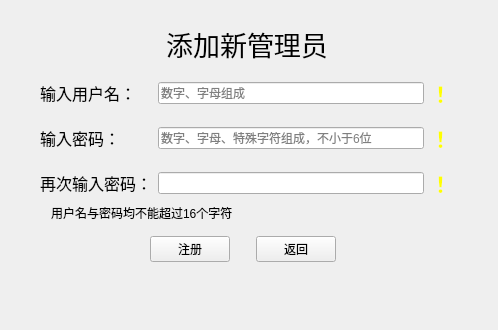
<?xml version="1.0" encoding="UTF-8"?>
<ui version="4.0">
 <class>RegisterAdm</class>
 <widget class="QDialog" name="RegisterAdm">
  <property name="geometry">
   <rect>
    <x>0</x>
    <y>0</y>
    <width>498</width>
    <height>330</height>
   </rect>
  </property>
  <property name="minimumSize">
   <size>
    <width>498</width>
    <height>330</height>
   </size>
  </property>
  <property name="maximumSize">
   <size>
    <width>498</width>
    <height>330</height>
   </size>
  </property>
  <property name="windowTitle">
   <string>添加</string>
  </property>
  <property name="windowIcon">
   <iconset>
    <normaloff>Image/guet.png</normaloff>Image/guet.png</iconset>
  </property>
  <widget class="QLabel" name="label_6">
   <property name="geometry">
    <rect>
     <x>440</x>
     <y>171</y>
     <width>69</width>
     <height>19</height>
    </rect>
   </property>
   <property name="styleSheet">
    <string notr="true">color: red;</string>
   </property>
   <property name="text">
    <string/>
   </property>
  </widget>
  <widget class="QLabel" name="label_7">
   <property name="geometry">
    <rect>
     <x>51</x>
     <y>203</y>
     <width>241</width>
     <height>19</height>
    </rect>
   </property>
   <property name="text">
    <string>用户名与密码均不能超过16个字符</string>
   </property>
  </widget>
  <widget class="QWidget" name="widget" native="true">
   <property name="geometry">
    <rect>
     <x>40</x>
     <y>70</y>
     <width>411</width>
     <height>138</height>
    </rect>
   </property>
   <property name="sizePolicy">
    <sizepolicy hsizetype="Preferred" vsizetype="Preferred">
     <horstretch>0</horstretch>
     <verstretch>0</verstretch>
    </sizepolicy>
   </property>
   <layout class="QGridLayout" name="gridLayout">
    <item row="0" column="0">
     <widget class="QLabel" name="userNameLabel">
      <property name="font">
       <font>
        <pointsize>12</pointsize>
       </font>
      </property>
      <property name="text">
       <string>输入用户名：</string>
      </property>
     </widget>
    </item>
    <item row="0" column="1">
     <widget class="QLineEdit" name="userNameEdit">
      <property name="font">
       <font>
        <pointsize>9</pointsize>
       </font>
      </property>
      <property name="placeholderText">
       <string>数字、字母组成</string>
      </property>
     </widget>
    </item>
    <item row="0" column="2">
     <widget class="QLabel" name="label">
      <property name="font">
       <font>
        <pointsize>16</pointsize>
        <bold>true</bold>
       </font>
      </property>
      <property name="styleSheet">
       <string notr="true">color: yellow;</string>
      </property>
      <property name="text">
       <string>！</string>
      </property>
     </widget>
    </item>
    <item row="1" column="0">
     <widget class="QLabel" name="passwordLabel">
      <property name="font">
       <font>
        <pointsize>12</pointsize>
       </font>
      </property>
      <property name="text">
       <string>输入密码：</string>
      </property>
     </widget>
    </item>
    <item row="1" column="1">
     <widget class="QLineEdit" name="passwordEdit">
      <property name="echoMode">
       <enum>QLineEdit::Password</enum>
      </property>
      <property name="placeholderText">
       <string>数字、字母、特殊字符组成，不小于6位</string>
      </property>
     </widget>
    </item>
    <item row="1" column="2">
     <widget class="QLabel" name="label_2">
      <property name="font">
       <font>
        <pointsize>16</pointsize>
        <bold>true</bold>
       </font>
      </property>
      <property name="styleSheet">
       <string notr="true">color: yellow;</string>
      </property>
      <property name="text">
       <string>！</string>
      </property>
     </widget>
    </item>
    <item row="2" column="0">
     <widget class="QLabel" name="passwordAgain">
      <property name="font">
       <font>
        <pointsize>12</pointsize>
       </font>
      </property>
      <property name="text">
       <string>再次输入密码：</string>
      </property>
     </widget>
    </item>
    <item row="2" column="1">
     <widget class="QLineEdit" name="passwordAgainEdit">
      <property name="echoMode">
       <enum>QLineEdit::Password</enum>
      </property>
     </widget>
    </item>
    <item row="2" column="2">
     <widget class="QLabel" name="label_3">
      <property name="font">
       <font>
        <pointsize>16</pointsize>
        <bold>true</bold>
       </font>
      </property>
      <property name="styleSheet">
       <string notr="true">color: yellow;</string>
      </property>
      <property name="text">
       <string>！</string>
      </property>
     </widget>
    </item>
   </layout>
  </widget>
  <widget class="QLabel" name="heading">
   <property name="geometry">
    <rect>
     <x>20</x>
     <y>23</y>
     <width>454</width>
     <height>42</height>
    </rect>
   </property>
   <property name="font">
    <font>
     <pointsize>20</pointsize>
    </font>
   </property>
   <property name="text">
    <string>添加新管理员</string>
   </property>
   <property name="alignment">
    <set>Qt::AlignCenter</set>
   </property>
  </widget>
  <widget class="QLabel" name="label_4">
   <property name="geometry">
    <rect>
     <x>440</x>
     <y>89</y>
     <width>69</width>
     <height>19</height>
    </rect>
   </property>
   <property name="styleSheet">
    <string notr="true">color: red;</string>
   </property>
   <property name="text">
    <string/>
   </property>
  </widget>
  <widget class="QWidget" name="widget_4" native="true">
   <property name="geometry">
    <rect>
     <x>11</x>
     <y>224</y>
     <width>463</width>
     <height>50</height>
    </rect>
   </property>
   <layout class="QHBoxLayout" name="horizontalLayout_3">
    <item>
     <spacer name="horizontalSpacer">
      <property name="orientation">
       <enum>Qt::Horizontal</enum>
      </property>
      <property name="sizeHint" stdset="0">
       <size>
        <width>40</width>
        <height>20</height>
       </size>
      </property>
     </spacer>
    </item>
    <item>
     <widget class="QPushButton" name="register_1">
      <property name="focusPolicy">
       <enum>Qt::NoFocus</enum>
      </property>
      <property name="text">
       <string>注册</string>
      </property>
     </widget>
    </item>
    <item>
     <spacer name="horizontalSpacer_3">
      <property name="orientation">
       <enum>Qt::Horizontal</enum>
      </property>
      <property name="sizeType">
       <enum>QSizePolicy::Fixed</enum>
      </property>
      <property name="sizeHint" stdset="0">
       <size>
        <width>20</width>
        <height>20</height>
       </size>
      </property>
     </spacer>
    </item>
    <item>
     <widget class="QPushButton" name="exit">
      <property name="focusPolicy">
       <enum>Qt::NoFocus</enum>
      </property>
      <property name="text">
       <string>返回</string>
      </property>
     </widget>
    </item>
    <item>
     <spacer name="horizontalSpacer_2">
      <property name="orientation">
       <enum>Qt::Horizontal</enum>
      </property>
      <property name="sizeHint" stdset="0">
       <size>
        <width>40</width>
        <height>20</height>
       </size>
      </property>
     </spacer>
    </item>
   </layout>
  </widget>
  <widget class="QLabel" name="label_5">
   <property name="geometry">
    <rect>
     <x>440</x>
     <y>130</y>
     <width>69</width>
     <height>19</height>
    </rect>
   </property>
   <property name="styleSheet">
    <string notr="true">color: red;</string>
   </property>
   <property name="text">
    <string/>
   </property>
  </widget>
 </widget>
 <resources/>
 <connections/>
</ui>
